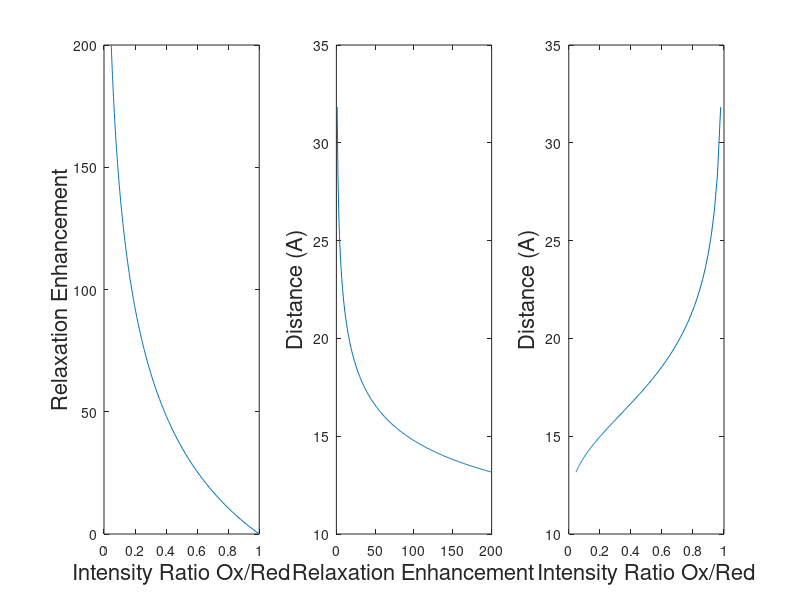

The MATLAB script that drew this image:
linewidthHz=25;
t=0.009;
%wH=500000000;
wH=499955000; %i500
%wH=499632000; %u500
%wH=500132000; %b500
tauC=21*10^-9;


Kcm=1.23*10^-32;
conv=10^8;
Kangstrom=Kcm*(conv^6);
R2SP=0:200;
R2=linewidthHz*pi;
const=(4*tauC)+(3*tauC)/(1+((wH^2)*(tauC^2)));

ratio=(R2*exp(-t*R2SP))./(R2+R2SP);
dist=(Kangstrom*const./R2SP).^(1/6);

figure
hold on
%title('Determining PRE distance restraints','FontSize',16)
subplot(1,3,1);plot(ratio,R2SP)
xlabel('Intensity Ratio Ox/Red','FontSize',16)
ylabel('Relaxation Enhancement','FontSize',16)
%figure
subplot(1,3,2);plot(R2SP,dist)
xlabel('Relaxation Enhancement','FontSize',16)
ylabel('Distance (A)','FontSize',16)
%figure
subplot(1,3,3);plot(ratio,dist)
xlabel('Intensity Ratio Ox/Red','FontSize',16)
ylabel('Distance (A)','FontSize',16)
%title('Determining PRE distance restraints','FontSize',16)